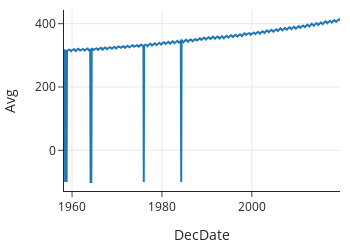

This figure's notebook cell:
### Markdown cell above
Since scientific studies tend to have very clean data, it's tempting to jump right in and make a plot to see how CO2 monthly averages have changed. The field `DecDate` conveniently represents the month and year as a numeric feature so we can easily make a line plot:

### Code cell
px.line(co2, x='DecDate', y='Avg', width=350, height=250)

### Figure 1 — Plotly figure (JSON) as saved in the notebook; plotly's stock layout.template omitted (floating-point values rounded to 4 significant figures; data arrays with more than 128 entries replaced by an {"elided": "..."} marker saying what was removed)
{"data": [{"hovertemplate": "DecDate=%{x}<br>Avg=%{y}<extra></extra>", "legendgroup": "", "line": {"color": "#1F77B4", "dash": "solid"}, "marker": {"symbol": "circle"}, "mode": "lines", "name": "", "orientation": "v", "showlegend": false, "type": "scatter", "x": {"elided": "738 float values"}, "xaxis": "x", "y": {"elided": "738 float values"}, "yaxis": "y"}], "layout": {"height": 250, "legend": {"tracegroupgap": 0}, "width": 350, "xaxis": {"anchor": "y", "autorange": true, "domain": [0, 1], "range": [1958.0, 2020.0], "title": {"text": "DecDate"}, "type": "linear"}, "yaxis": {"anchor": "x", "autorange": true, "domain": [0, 1], "range": [-128.6, 443.3], "title": {"text": "Avg"}, "type": "linear"}}}
